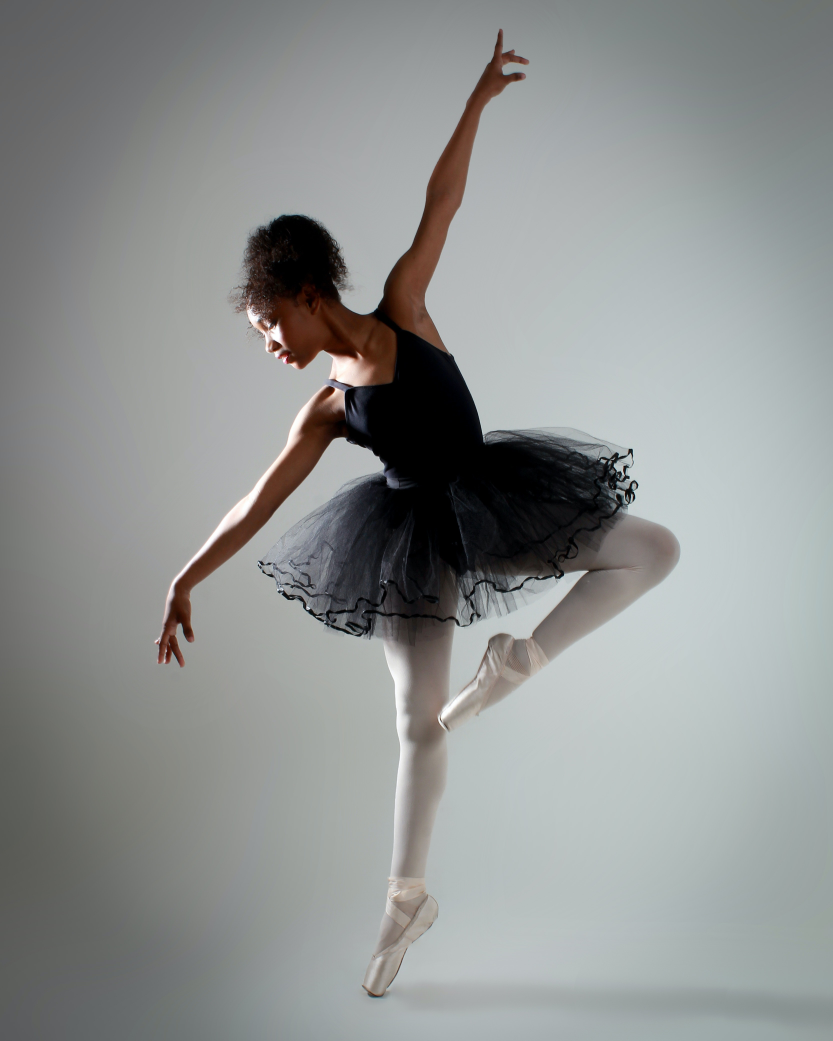
#> input picture Imagens/IngridGomes.jpg, 3332 x 4164 px, found by its file name (shown at 1/4 size)
$ python 'Aplicação com Mascara - Versão 1.0.0.py'
#> lines starting #> are read from the running program, lines starting #| are printed output that depends on the picture; after the words box and inside, x2 and y2 are one past the last pixel; in counts of white or black regions, pixels touching at a corner belong together
#
########################################################################
# Importação das Bibliotecas Necessárias
########################################################################
#
import cv2 as cv
import numpy as np
import matplotlib.pyplot as plt
import os
from pathlib import Path

#
########################################################################
# Funções de Apoio
########################################################################
#
def LimpaTerminal ():
    if os.name == "nt":
       _ = os.system( "cls" )
    else:
      _ = os.system( "clear ")
    return ()

#
########################################################################
# Definições Gerais
########################################################################
#
NomeImagem  = "IngridGomes.jpg"
dirRaiz = Path.home()
dirBase = "/home/asoares/Insync/alexandre.asoares@gmail.com/OneDrive/Atividades/LocalCV"
dirImagem = "Imagens"
dirCaminhoImagem = str(Path(dirRaiz, dirBase, dirImagem, NomeImagem))

#
########################################################################
# Lendo a Imagem
########################################################################
#
imgBase = cv.imread ( dirCaminhoImagem, cv.IMREAD_COLOR)
#> imgBase is the input picture: shape (4164, 3332, 3); mean B, G, R 145.3, 146.3, 143.3

#
########################################################################
# Checando se a Imagem Foi Lida com Sucesso
########################################################################
#
if imgBase is None:
   LimpaTerminal ()
   print( "Não Foi Localizada a Imagem : ", NomeImagem)
   exit ()

#
########################################################################
# Reduzindo a Imagem e Criando a Máscara
########################################################################
#
imgReduzida = cv.resize(imgBase, (0,0), fx=0.2, fy=0.2, interpolation = cv.INTER_AREA)
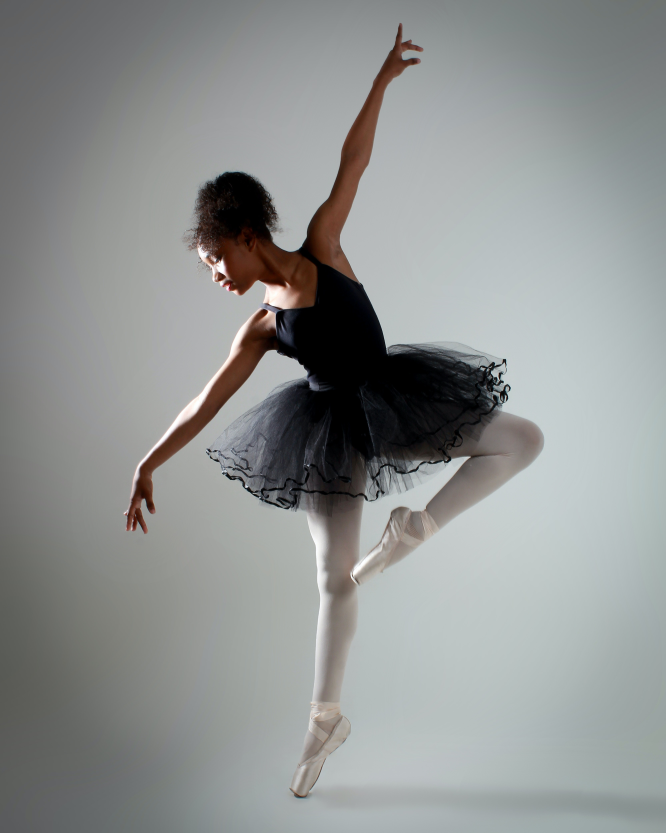
#> imgReduzida: shape (833, 666, 3); mean B, G, R 145.3, 146.3, 143.3
imgMascara  = np.zeros_like(imgReduzida)

iPosX = 10
iPosY = 40
iLargura = 40
iAltura = 40
for iAux in range (0,17):
    cv.rectangle(imgMascara, ( iPosX, 50), (iPosY, 800), (255, 255, 255), thickness=-1)
    iPosX = iPosX + iLargura
    iPosY = iPosY + iAltura
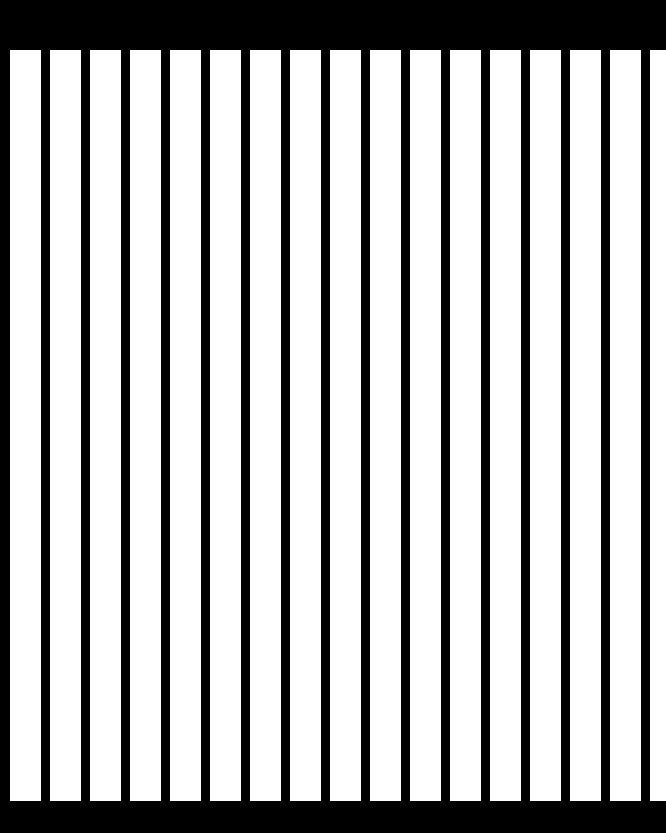
#> imgMascara: shape (833, 666, 3); 69.3% white; 1 black region, box (x1, y1, x2, y2) and area: (0, 0, 666, 833) 170266
#> after the loop, iPosX = 690; iPosY = 720

#
########################################################################
# Aplicando a Máscara
########################################################################
#
imgResultado = bitwiseAnd = cv.bitwise_and(imgReduzida, imgMascara)
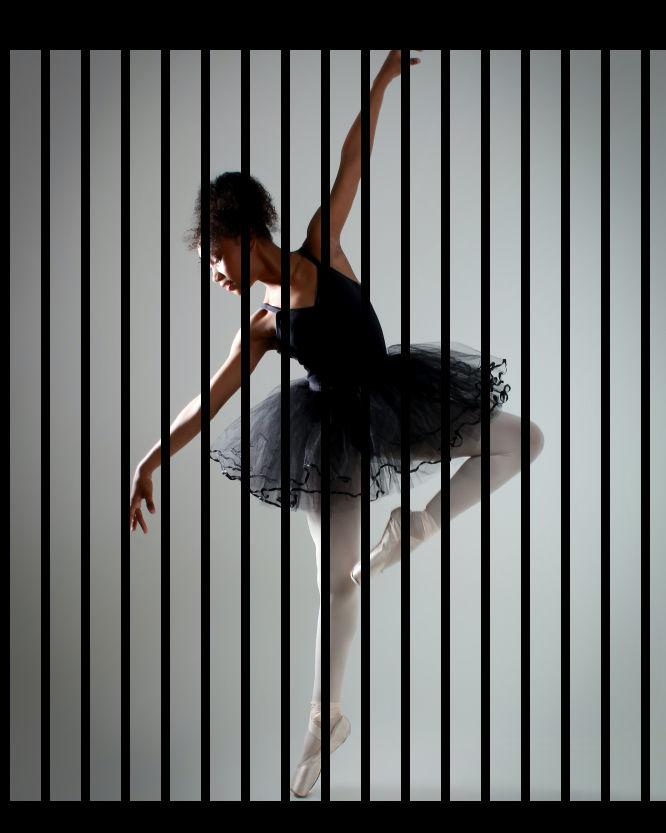
#> imgResultado: shape (833, 666, 3); mean B, G, R 101.7, 102.5, 100.5

#
########################################################################
# Apresentando o Resultado
########################################################################
#
cv.imshow ( "Janela Resultado", imgResultado)
cv.waitKey(0)
cv.destroyAllWindows()

########################################################################
# FIM DO PROGRAMA
########################################################################

$ run again, with Imagens/AmigosEscritorio.jpg copied over Imagens/IngridGomes.jpg
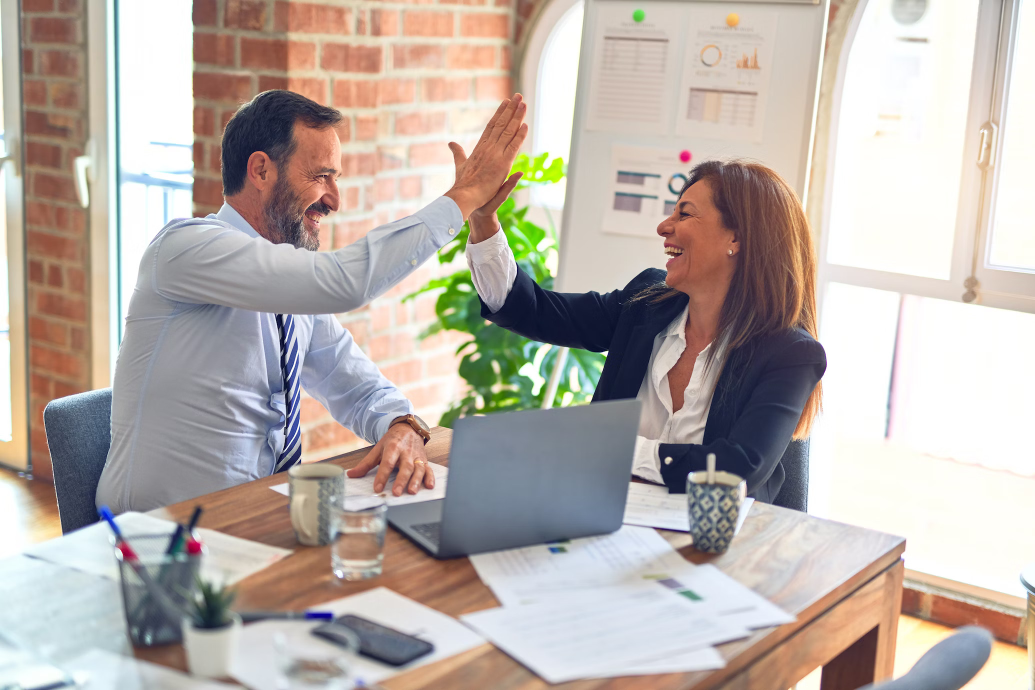
#> input picture Imagens/AmigosEscritorio.jpg, 2070 x 1380 px, found by its file name (shown at 1/2 size)
#> imgBase is the input picture: shape (1380, 2070, 3); mean B, G, R 169.5, 175.7, 185.3
#> after the loop `for iAux in range (0,17):`:
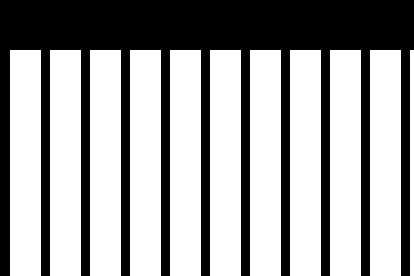
#> imgMascara: shape (276, 414, 3); 62.1% white; 1 black region, box (x1, y1, x2, y2) and area: (0, 0, 414, 276) 43300
#> `imgResultado = bitwiseAnd = cv.bitwise_and(imgReduzida, imgMascara)`:
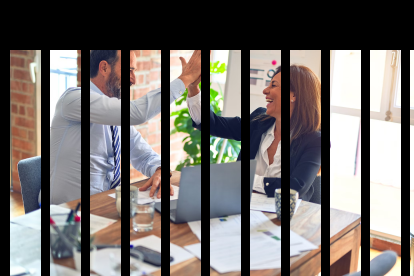
#> imgResultado: shape (276, 414, 3); mean B, G, R 102.8, 105.4, 110.3
